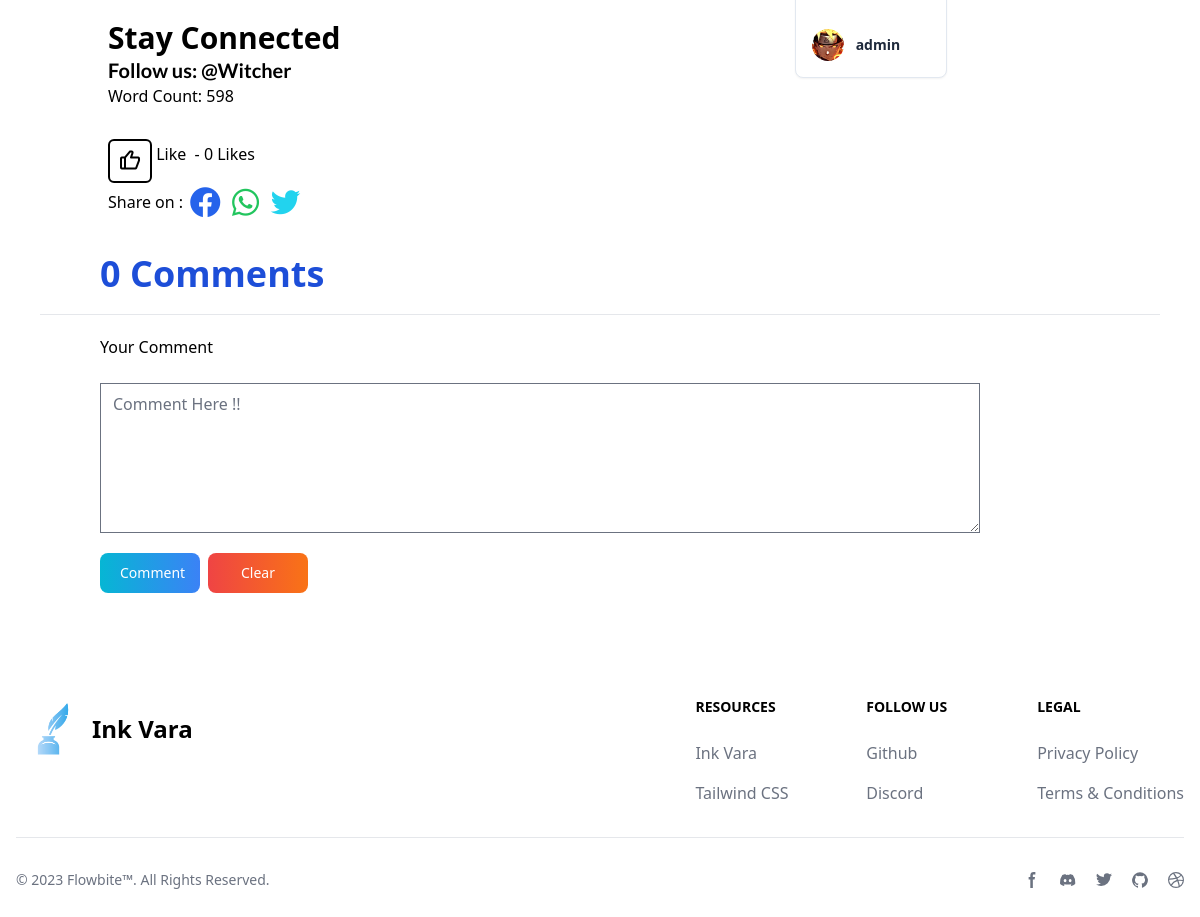
The page /blogarea/article/15/ (signed in, lower part) on the database as committed earlier.
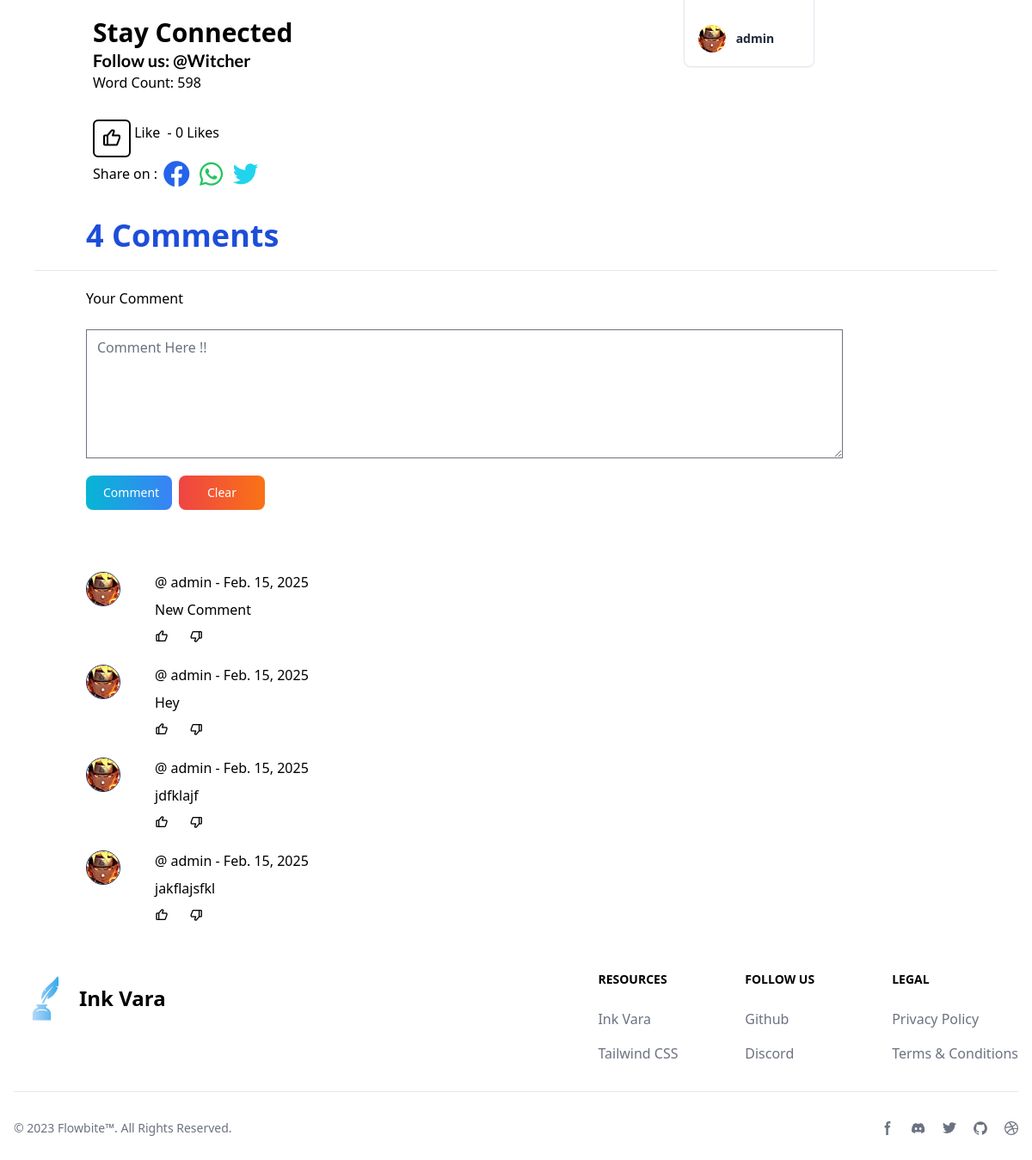
The same page on the database as committed later.
### blogarea/models.py (models this page shows, shortened)
class Post(models.Model):
    choices = Category.objects.all().values_list('name','name')
    title = models.CharField(max_length=255)
    author = models.ForeignKey(User,on_delete=models.CASCADE,null=True,blank=True)
    post_date = models.DateField(auto_now_add=True)
    category = models.CharField(choices=choices,max_length=255,default="Uncategorized")
    articleSnippet = models.CharField(max_length=150,default="Default Article Snippet")
    thumbnail = models.ImageField(upload_to='thumbnail/',null=True,blank=True, default='thumbnail/thumbnail.jpg')
    like = models.ManyToManyField(User,related_name='blog_posts',null=True,blank=True)
    body = RichTextField(blank=True,null=True)
    def total_likes(self):
        return self.like.count()
    def word_count(self):
        text_content = strip_tags(self.body)
        return len(text_content.split())

class Profile(models.Model):
    user = models.OneToOneField(User,null=True,on_delete=models.CASCADE)
    bio = models.TextField()
    blogcaption = models.CharField(max_length=150,null=True,blank=True,default="Former Adventurer turned full-time Dad moonlighting as an author")
    profileImage = models.ImageField(upload_to='profile_pics',null=True,blank=True)
    profileBackground = models.ImageField(upload_to='profile_background',null=True,blank=True)
    twitter_link = models.URLField(max_length=200,null=True,blank=True,default="https://x.com/")
    instagram_link = models.URLField(max_length=200,null=True,blank=True,default="https://instagram.com/")
    youtube_link = models.URLField(max_length=200,null=True,blank=True,default="https://youtube.com/")
    contact = PhoneNumberField(blank=True, null=True)
    location = models.CharField(max_length=150,null=True,blank=True,default="Earth")
    occupation = models.CharField(max_length=50,null=True,blank=True,default="Occupation")
    industry = models.CharField(max_length=50,null=True,blank=True,default="Industry")
    position = models.CharField(max_length=50,null=True,blank=True,default="position")
    skills = models.TextField(null=True,blank=True,help_text="Enter your skills separated by commas")
    education = models.TextField(null=True,blank=True)

class Comment(models.Model):
    post = models.ForeignKey(Post,null=True,on_delete=models.CASCADE,related_name='comments')
    user = models.ForeignKey(User,null=True,on_delete=models.CASCADE)
    body = models.TextField()
    comment_date = models.DateField(auto_now_add=True)
    likes = models.ManyToManyField(User,related_name='liked_comment',blank=True)
    dislikes = models.ManyToManyField(User,related_name='disliked_comment',blank=True)

### blogarea/views.py (the view, shortened to what this page needs)
# urls.py: path('article/<int:pk>/', ArticleDetailView.as_view(), name="ArticleDetailView"),
class ArticleDetailView(DetailView,FormMixin):
    model = Post
    template_name = 'article_Detail.html'
    form_class = CommentForm
    def get_context_data(self, *args, **kwargs):
        context = super(ArticleDetailView, self).get_context_data(*args, **kwargs)
        posts = Post.objects.annotate(like_count=Count('like')).order_by('-like_count')
        current_post = get_object_or_404(Post,id=self.kwargs['pk'])
        related_posts = posts.filter(category=current_post.category).exclude(id=current_post.id)
        total_words = current_post.word_count()
        total_likes = current_post.total_likes()
        has_liked = self.request.user in current_post.like.all() if self.request.user.is_authenticated else False
        comments = Comment.objects.filter(post_id = current_post.id)
        comments_number = comments.count()
        context['current_post'] = current_post
        context['comments_number'] = comments_number
        context['comments'] = list(comments.filter(user=self.request.user)) + list(comments.exclude(user=self.request.user).order_by('-comment_date'))
        context['form'] = self.get_form()
        context['has_liked'] = has_liked
        context['related_posts'] = related_posts
        context['posts'] = posts
        context['total_likes'] = total_likes
        context['total_words'] = total_words
        return context

### blogarea/forms.py
class CommentForm(forms.ModelForm):
    class Meta:
        model = Comment
        fields = ['body']
        labels = {'body':'Comment'}
        widgets = {
            'body' : forms.Textarea(attrs={'placeholder':'Comment Here !!',
                                           'id':'comment-text',
                                           'rows':10,
                                           'cols':50,
                                           'style':'width:80%;height:150px;',})
        }

### blogarea/templates/article_Detail.html (shortened to what this page needs)
{% load static tailwind_tags %}
<!DOCTYPE html>
<html lang="en">
  <head>
    <link
      href="https://unpkg.com/boxicons@2.1.4/css/boxicons.min.css"
      rel="stylesheet"
    />
    {% tailwind_css %} {% load static %}
  </head>
  <body class="min-h-screen flex flex-col">
    {% include 'nav.html' %}
    <div class="flex-grow grid grid-rows-[400px_auto] min-h-[800px]">
      <div class="grid grid-rows-[1fr_auto] ml:grid-cols-[2fr_1fr] w-full px-7">
        <div class="w-full py-10 ml:px-20">
          <h1 class="text-3xl font-bold mt-10 mb-10s">Stay Connected</h1>
          <h1 class="text-xl font-semibold" style="font-family: lato">
            Follow us:&nbsp;<a href="{{post.author.profile.instagram_link}}"
              >@{{post.author}}</a
            >
          </h1>
          <h1 class="mb-5">Word Count: {{total_words}}</h1>
          <form action="{% url 'like_post' post.pk %}" method="post">
            <button
              type="submit"
              name="post_id"
              value="{{ post.id }}"
              class="like-button {% if request.user in post.like.all %}liked{% else %}unliked{% endif %}"
              id="LikeButton"
            >
              {% if has_liked %}
              <i
                class="bx bx-like text-2xl translate-y-1/4 text-white px-2 py-1 rounded-md bg-blue-600"
              ></i>
              {% else %}
              <i
                class="bx bx-like text-2xl translate-y-1/4 text-black border-black border-2 border-solid px-2 py-1 rounded-md"
              ></i>
              {% endif %} Like
            </button>
            <label style="margin-top: 10px" for="LikeButton"
              >&nbsp;- {{ total_likes }} Likes</label
            >
          </form>
          <p>
            Share on :
            <a
              href="https://www.facebook.com/sharer/sharer.php?u={{ request.build_absolute_uri }}"
              target="_blank"
              ><i
                class="bx bxl-facebook-circle text-blue-600 text-4xl translate-y-1/4"
              ></i
            ></a>
            <a
              href="https://api.whatsapp.com/send?text=Check this out: {{ request.build_absolute_uri }}"
              target="_blank"
            >
              <i
                class="bx bxl-whatsapp text-green-500 text-4xl translate-y-1/4"
              ></i>
            </a>
            <a
              href="https://twitter.com/intent/tweet?url={{ request.build_absolute_uri }}&text=Check this out!"
              target="_blank"
              ><i
                class="bx bxl-twitter text-cyan-400 text-4xl translate-y-1/4"
              ></i
            ></a>
          </p>
        </div>
        <div>
          <div
            class="w-full grid grid-rows-[auto_auto] grid-cols-[auto_auto] sm:flex sm:flex-wrap sm:gap-0 py-10 mb-10 relative"
          >
            {% for post in related_posts%}
            <div
              class="blog-cards w-full sm:w-[40%] hover:scale-[1.05] transition-transform duration-300 mx-1"
            >
              <a href="{% url 'ArticleDetailView' post.id%}">
                <div
                  class="relative flex flex-col my-1 bg-white shadow-sm border border-slate-200 rounded-lg w-full"
                >
                  <div class="p-4">
                  </div>
                  <div class="flex items-center justify-between p-4">
                    <div class="flex items-center">
                      <img
                        alt="Tania Andrew"
                        src="{% if post.author.profile.profileImage %}
            {{ post.author.profile.profileImage.url }}
            {% else %}/media/thumbnail/thumbnail.jpg
            {% endif %}"
                        class="relative inline-block h-8 w-8 rounded-full"
                      />
                      <div class="flex flex-col ml-3 text-sm">
                        <span class="text-slate-800 font-semibold"
                          >{{post.author}}</span
                        >
                      </div>
                    </div>
                  </div>
                </div>
              </a>
            </div>
            {% endfor %}
          </div>
        </div>
      </div>
    </div>
    <div class="flex-grow flex flex-col">
      <h1 class="text-4xl text-blue-700 pl-10 font-semibold mb-5 ml:pl-[100px]">
        {{comments_number}}&nbsp;Comments
      </h1>
      <hr class="mx-10 mb-5" />
      <div class="pl-10 ml:pl-[100px] relative">
        <form method="POST" id="comment-form">
          <div class="flex flex-col">
            {% csrf_token%} <label for="comment-text">Your Comment</label
            ><br />{{form.body}}
            <div class="flex mt-5">
              <button
                type="submit"
                class="text-white bg-gradient-to-r from-cyan-500 to-blue-500 hover:bg-gradient-to-bl focus:ring-4 focus:outline-none focus:ring-cyan-300 dark:focus:ring-cyan-800 font-medium rounded-lg text-sm px-5 py-2.5 text-center me-2 mb-2 right:0 w-[100px]"
              >
                Comment
              </button>
              <button
                type="button"
                class="text-white bg-gradient-to-r from-red-500 to-orange-500 hover:bg-gradient-to-bl focus:ring-4 focus:outline-none focus:ring-cyan-300 dark:focus:ring-cyan-800 font-medium rounded-lg text-sm px-5 py-2.5 text-center me-2 mb-2 w-[100px]"
                onclick="document.getElementById('comment-text').value = ''"
              >
                Clear
              </button>
            </div>
          </div>
        </form>
        <br />
        <div class="mt-10" id="comments">
          {% for comment in comments%} {% if comment.post == current_post %}
          <div class="grid grid-cols-[80px_auto] mb-5">
            <div class="w-full">
              <a href="{% url 'show_profile_page' comment.user.profile.id %}">
                <img
                  class="size-10 rounded-full border-[1px] border-solid border-blue-950"
                  src="{% if comment.user.profile.profileImage %}
                {{comment.user.profile.profileImage.url }}
                {% else %}/media/thumbnail/thumbnail.jpg
                {% endif %}"
                  alt=""
                />
              </a>
            </div>
            <div class="flex flex-col gap-2">
              <div>
                @
                <a href="{% url 'show_profile_page' comment.user.id %}"
                  >{{comment.user}}</a
                >
                - {{comment.comment_date}}
              </div>
              {{comment.body}}
              <div>
                <button>
                  <i class="bx bx-like mr-5"></i>{{comments_likes}}
                </button>
                <button><i class="bx bx-dislike"></i></button>
              </div>
            </div>
          </div>
          {% endif %} {% endfor%}
        </div>
      </div>
    </div>
    {% include 'footerCode.html' %} {% include 'comment.html'%}
  </body>
</html>

### core/templates/nav.html (shortened to what this page needs)
<head>
  {% load static %}
</head>
  {%load static%}

### core/templates/footerCode.html (shortened to what this page needs)
{% load static %}
<footer class="dark:bg-gray-900">
  <div class="mx-auto w-full max-w-screen-xl p-4 py-6 lg:py-8">
    <div class="md:flex md:justify-between">
      <div class="mb-6 md:mb-0">
        <a href="https://flowbite.com/" class="flex items-center">
          <img
            src="{% static 'inkpot.png'%}"
            class="h-16 me-3"
            alt="FlowBite Logo"
          />
          <span
            class="self-center text-2xl font-semibold whitespace-nowrap dark:text-white"
            >Ink Vara</span
          >
        </a>
      </div>
      <div class="grid grid-cols-2 gap-8 sm:gap-6 sm:grid-cols-3">
        <div>
          <h2 class="mb-6 text-sm font-semibold uppercase dark:text-white">
            Resources
          </h2>
          <ul class="text-gray-500 dark:text-gray-400 font-medium">
            <li class="mb-4">
              <a href="" class="hover:underline">Ink Vara</a>
            </li>
            <li>
              <a href="https://tailwindcss.com/" class="hover:underline"
                >Tailwind CSS</a
              >
            </li>
          </ul>
        </div>
        <div>
          <h2 class="mb-6 text-sm font-semibold uppercase dark:text-white">
            Follow us
          </h2>
          <ul class="text-gray-500 dark:text-gray-400 font-medium">
            <li class="mb-4">
              <a
                href="https://github.com/themesberg/flowbite"
                class="hover:underline"
                >Github</a
              >
            </li>
            <li>
              <a href="https://discord.gg/4eeurUVvTy" class="hover:underline"
                >Discord</a
              >
            </li>
          </ul>
        </div>
        <div>
          <h2 class="mb-6 text-sm font-semibold uppercase dark:text-white">
            Legal
          </h2>
          <ul class="text-gray-500 dark:text-gray-400 font-medium">
            <li class="mb-4">
              <a href="#" class="hover:underline">Privacy Policy</a>
            </li>
            <li>
              <a href="#" class="hover:underline">Terms &amp; Conditions</a>
            </li>
          </ul>
        </div>
      </div>
    </div>
    <hr class="my-6 border-gray-200 sm:mx-auto dark:border-gray-700 lg:my-8" />
    <div class="sm:flex sm:items-center sm:justify-between">
      <span class="text-sm text-gray-500 sm:text-center dark:text-gray-400"
        >© 2023
        <a href="https://flowbite.com/" class="hover:underline">Flowbite™</a>.
        All Rights Reserved.
      </span>
      <div class="flex mt-4 sm:justify-center sm:mt-0">
        <a
          href="#"
          class="text-gray-500 hover:text-gray-900 dark:hover:text-white"
        >
          <svg
            class="w-4 h-4"
            aria-hidden="true"
            xmlns="http://www.w3.org/2000/svg"
            fill="currentColor"
            viewBox="0 0 8 19"
          >
            <path
              fill-rule="evenodd"
              d="M6.135 3H8V0H6.135a4.147 4.147 0 0 0-4.142 4.142V6H0v3h2v9.938h3V9h2.021l.592-3H5V3.591A.6.6 0 0 1 5.592 3h.543Z"
              clip-rule="evenodd"
            />
          </svg>
        </a>
        <a
          href="#"
          class="text-gray-500 hover:text-gray-900 dark:hover:text-white ms-5"
        >
        </a>
        <a
          href="#"
          class="text-gray-500 hover:text-gray-900 dark:hover:text-white ms-5"
        >
        </a>
        <a
          href="#"
          class="text-gray-500 hover:text-gray-900 dark:hover:text-white ms-5"
        >
        </a>
        <a
          href="#"
          class="text-gray-500 hover:text-gray-900 dark:hover:text-white ms-5"
        >
        </a>
      </div>
    </div>
  </div>
</footer>

Rows that differ between the two databases and show on the page:
added Comment: user.profileImage (picture), user "admin", comment_date "Feb. 15, 2025", body "New Comment"
added Comment: user.profileImage (picture), user "admin", comment_date "Feb. 15, 2025", body "Hey"
added Comment: user.profileImage (picture), user "admin", comment_date "Feb. 15, 2025", body "jdfklajf"
added Comment: user.profileImage (picture), user "admin", comment_date "Feb. 15, 2025", body "jakflajsfkl"
Other text that changed with them:
{{ comments_number }}: "0" → "4"
